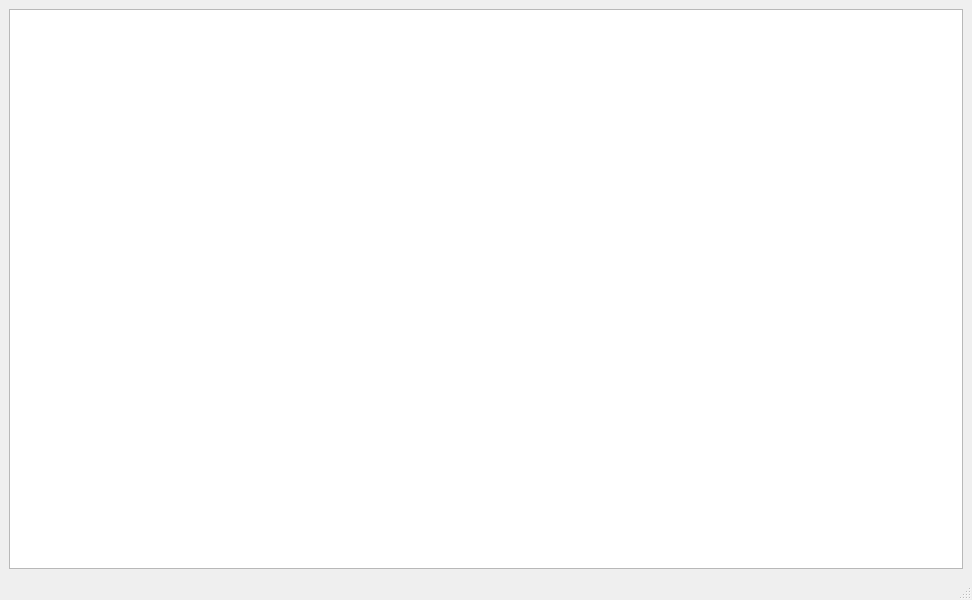
<?xml version="1.0" encoding="UTF-8"?>
<ui version="4.0">
 <class>MainWindow</class>
 <widget class="QMainWindow" name="MainWindow">
  <property name="geometry">
   <rect>
    <x>0</x>
    <y>0</y>
    <width>972</width>
    <height>600</height>
   </rect>
  </property>
  <property name="windowTitle">
   <string>MainWindow</string>
  </property>
  <widget class="QWidget" name="centralwidget">
   <layout class="QHBoxLayout" name="horizontalLayout_7">
    <item>
     <layout class="QHBoxLayout" name="layoutWest">
      <property name="sizeConstraint">
       <enum>QLayout::SetMinimumSize</enum>
      </property>
     </layout>
    </item>
    <item>
     <layout class="QHBoxLayout" name="layoutMiddle"/>
    </item>
    <item>
     <layout class="QHBoxLayout" name="horizontalLayout">
      <item>
       <widget class="QListView" name="listView"/>
      </item>
     </layout>
    </item>
   </layout>
  </widget>
  <widget class="QMenuBar" name="menubar">
   <property name="geometry">
    <rect>
     <x>0</x>
     <y>0</y>
     <width>972</width>
     <height>22</height>
    </rect>
   </property>
  </widget>
  <widget class="QStatusBar" name="statusbar"/>
 </widget>
 <resources/>
 <connections/>
 <slots>
  <slot>customRowSelect(QModelIndex)</slot>
 </slots>
</ui>
